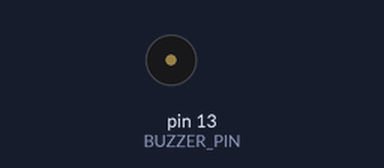
Bench run of a sketch on a simulated Arduino Uno, built with avr-gcc and run on an emulated ATmega328P. Parts: buzzer (waves = sounding).

Above: at 0.41 s.
At 3.86 s:
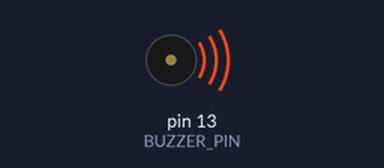
Timing chart, 0 to 4.3 s (numbered marks = the images above):
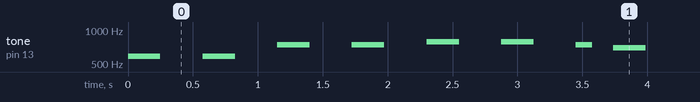

The sketch:

hw-littlestar.ino
```cpp
// https://github.com/lbernstone/Tone32
#include <Tone32.h>

#define BUZZER_PIN 13
#define BUZZER_CHANNEL 0
// The melody array
int melody[] = {
  NOTE_D5, NOTE_D5, NOTE_FS5, NOTE_FS5, NOTE_G5, NOTE_G5,
  NOTE_FS5,NOTE_F5, NOTE_F5, NOTE_E5, NOTE_E5, NOTE_DS5,
  NOTE_DS5, NOTE_D5,
};

// The note duration, 8 = 8th note, 4 = quarter note, etc.
int durations[] = {
  4, 4, 4, 4, 4, 4, 8,
  4, 4, 4, 4, 4, 4, 8
};
int songLength = sizeof(melody)/sizeof(melody[0]);
void setup() {}

void loop() {
   for (int thisNote = 0; thisNote < songLength; thisNote++){
    // determine the duration of the notes that the computer understands
    // divide 1000 by the value, so the first note lasts for 1000/8 milliseconds
    int duration = 1000/ durations[thisNote];
    tone(BUZZER_PIN, melody[thisNote], duration, BUZZER_CHANNEL);
    // pause between notes
    int pause = duration * 1.3;
    delay(pause);
    // stop the tone
    noTone(BUZZER_PIN, BUZZER_CHANNEL);
  }
}
```

Measured:
- by itself, tone on pin 13 (BUZZER_PIN): plays 587 Hz for 0.25 s, 587 Hz for 0.25 s, 740 Hz for 0.25 s, 740 Hz for 0.25 s, 784 Hz for 0.25 s, 784 Hz for 0.25 s … (244 notes in this stretch)
